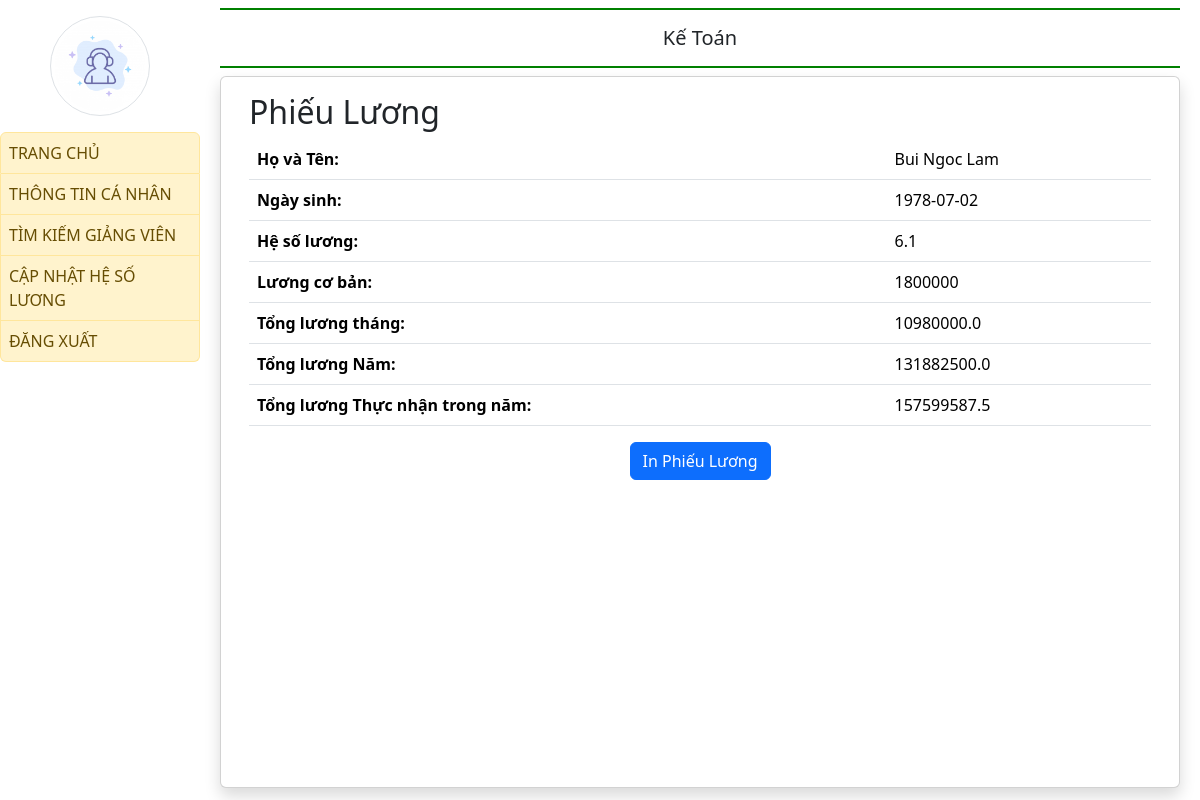
The app's page /salary_slip/17/, older data.
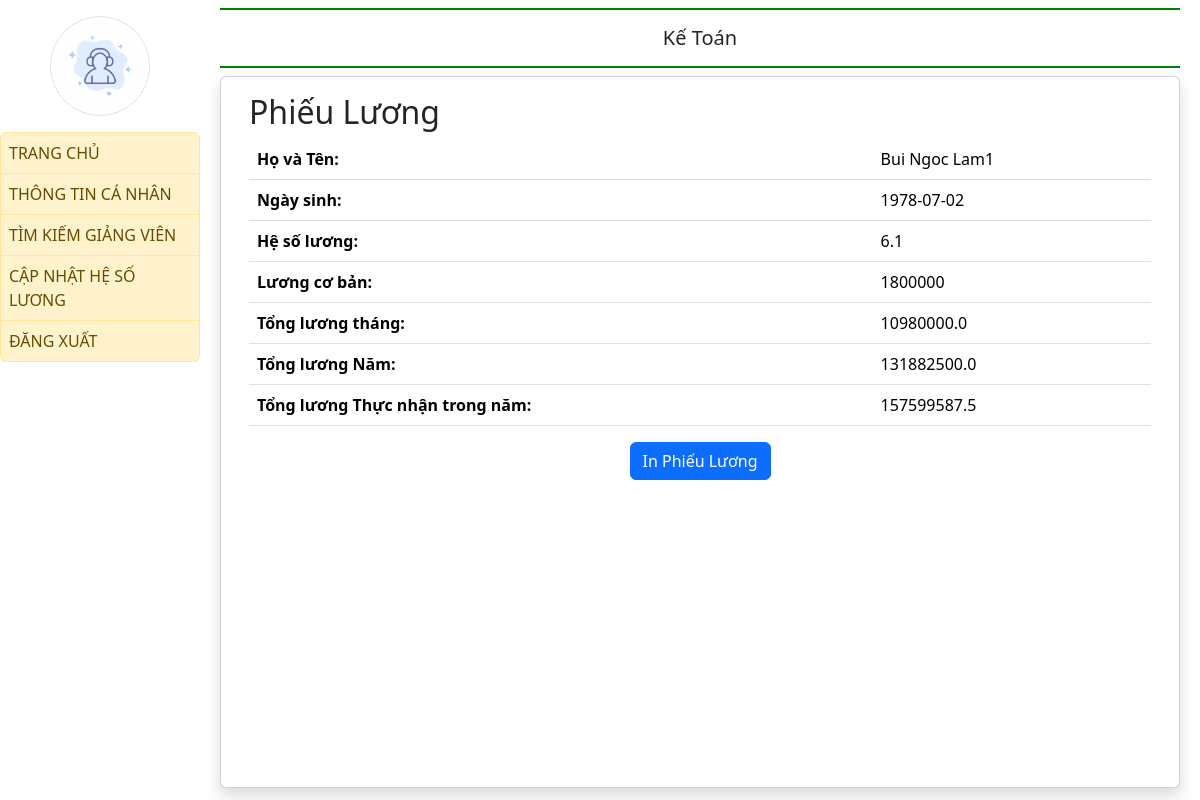
The same page, newer data.
### quanlyluong/models.py (models this page shows)
class GIANGVIEN(models.Model):
    MAGIANGVIEN = models.CharField(max_length= 8, primary_key=True, unique=True)
    MATD = models.ForeignKey(TRINHDO, on_delete=models.CASCADE) #Mã trình độ
    HOTEN = models.CharField(max_length=50)
    NGAYSINH = models.CharField(max_length=10)
    GIOITINH = models.BooleanField()
    SODIENTHOAI = models.CharField(max_length=10)
    DIACHI = models.CharField(max_length=100)
    MABAC = models.ForeignKey(CAPBAC, on_delete=models.CASCADE) #Mã bậc
    NGAYVAOLAM = models.CharField(max_length=10)
    CHUCVU = models.CharField(max_length=50)
    MANGACH = models.ForeignKey(NGACH, on_delete=models.CASCADE)
    SOTIETDAY = models.IntegerField()

### quanlyluong/views.py (the view)
# urls.py: path('salary_slip/<int:magiangvien>/',
def salary_slip(request, magiangvien, sotietdaytoithieu = 50,luongtheogio = 24500):
    try:
        teacher = get_object_or_404(GIANGVIEN, pk=magiangvien)
        hesoluong = HESOLUONG.objects.get(
            MABAC=teacher.MABAC_id, MANGACH=teacher.MANGACH_id)
    except HESOLUONG.DoesNotExist:
        return HttpResponse("Salary coefficient not found for the provided instructor.", status=404)
    base_salary = 1800000
    calculated_salaryM = base_salary * hesoluong.HESO
    calculated_salaryY = base_salary * hesoluong.HESO * 12 +(teacher.SOTIETDAY - sotietdaytoithieu) * luongtheogio
    context = {
        'teacher': teacher,
        'base_salary': base_salary,
        'hesoluong': hesoluong.HESO,
        'calculated_salaryM': calculated_salaryM,
        'calculated_salaryY': calculated_salaryY,
        'final_salary': calculated_salaryY + calculated_salaryY*0.3 - calculated_salaryY*0.105
    }
    return render(request, 'login/salary_slip.html', context)

### quanlyluong/templates/login/salary_slip.html
{% extends 'login/emp_base.html' %}
{% block main %}
<div class="container">
    <h2>Phiếu Lương</h2>
    <table class="table">
        <tr>
            <th>Họ và Tên:</th>
            <td>{{ teacher.HOTEN }}</td>
        </tr>
        <tr>
            <th>Ngày sinh:</th>
            <td>{{ teacher.NGAYSINH }}</td>
        </tr>
        <tr>
            <th>Hệ số lương:</th>
            <td>{{ hesoluong }}</td>
        </tr>
        <tr>
            <th>Lương cơ bản:</th>
            <td>{{ base_salary }}</td>
        </tr>
        <tr>
            <th>Tổng lương tháng:</th>
            <td>{{ calculated_salaryM }}</td>
        </tr>
        <tr>
            <th>Tổng lương Năm:</th>
            <td>{{ calculated_salaryY }}</td>
        </tr>
        <tr>
            <th>Tổng lương Thực nhận trong năm:</th>
            <td>{{ final_salary}}</td>
        </tr>
    </table>
    <div class="text-center">
        <button onclick="window.print()" class="btn btn-primary">In Phiếu Lương</button>
    </div>
</div>
{% endblock %}

Row changes from the older to the newer data that the page shows:
changed GIANGVIEN: HOTEN "Bui Ngoc Lam" → "Bui Ngoc Lam1"
